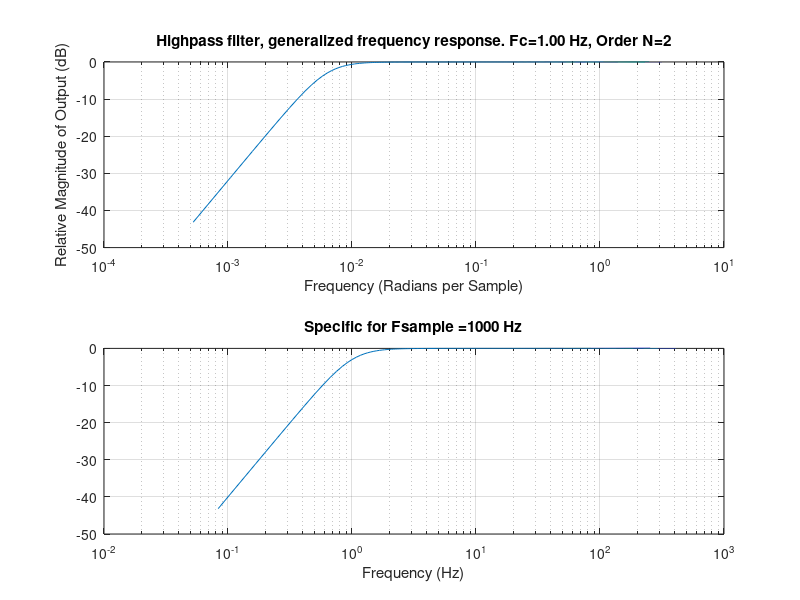

Here is the MATLAB script that generated this plot:
%% Butterworth Filter
close all;
clc; clear;

format long;
N = 2; % Filter order 
Fs = 1000; % Hz
Fc = 1; % Hz

Wn = Fc /(Fs/2);
[b, a] = butter(N, Wn, "high")
[h, w] = freqz(b, a, 6000); % output frequency respose vector and angular frequency vector

figure("Name", "Filter frequency response");

% Manual bode plot magnitude
subplot(2, 1, 1);
semilogx(w, 20*log10(abs(h))); % plot bode plot
str = sprintf('Highpass filter, generalized frequency response. Fc=%4.2f Hz, Order N=%d', Fc, N);
title(str);
ylabel('Relative Magnitude of Output (dB)');
xlabel('Frequency (Radians per Sample)');
grid on;

subplot(2, 1, 2);
semilogx(Fs*w/(2*pi), 20*log10(abs(h)));
str = sprintf('Specific for Fsample =%d Hz', Fs);
title(str);
xlabel('Frequency (Hz)');
grid on;

% Calculate gain at Wc
wc = 2*pi*Fc/Fs;
gain_c = freqz(b, a, [wc wc]);
gain_c_db = 20*log10(abs(gain_c(1)));
